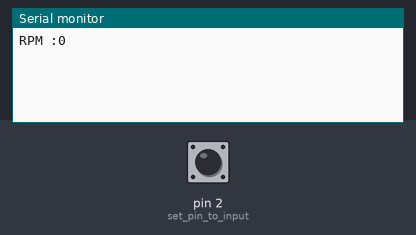
This sketch was run on a simulated Arduino Uno, built with avr-gcc and run on an emulated ATmega328P. On the bench: the last lines printed to the serial monitor. Inputs (shaded band) come from the test bench; at power-on: pin 2 (set_pin_to_input) HIGH.

Above: at 1.2 s.
1.3 s: pin 2 (set_pin_to_input) pulled LOW for 0.15 s
At 2.7 s:
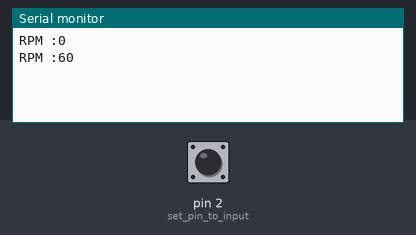
2.9 s: pin 2 (set_pin_to_input) pulled LOW for 3.2 s
At 7.8 s:
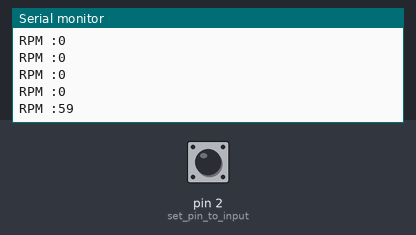
Timing chart, 0 to 9.3 s (numbered marks = the images above; inputs shaded):
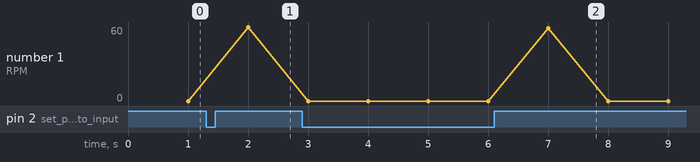

Measured:
- after the input at 1.3 s, the serial monitor: prints a new line after 0.70 s (image 1)
- after the input at 2.9 s, the serial monitor: prints a new line after 4.1 s (image 2)
- plotted number 1: 0 → 60 after the input at 1.3 s

The sketch:

MowerTacho_NO_LCD.ino
```cpp
float revolutions=0;
int rpm=0; // max value 32,767 16 bit
long  startTime=0;
long  elapsedTime;
inline int max(int a,float b) {return ((a)>(b)?(a):(b)); }
void setup()
{
    Serial.begin(115200);
    pinMode(2, INPUT_PULLUP);           // set pin to input
}

void loop() {
revolutions=0; rpm=0; //done we complete it
startTime=millis();
attachInterrupt(digitalPinToInterrupt(2),interruptFunction,RISING);

delay(1000);
detachInterrupt(2);

//now let's see how many counts we've had from the hall effect sensor and calc the RPM
elapsedTime=millis()-startTime;     //finds the time, should be very close to 1 sec

if(revolutions>0)
{
  rpm=(max(1, revolutions) * 60000) / elapsedTime;        //calculates rpm
}
String outMsg = String("RPM :") + rpm;
Serial.println(outMsg);
}

void interruptFunction() //interrupt service routine
{
  revolutions++;
}
```
